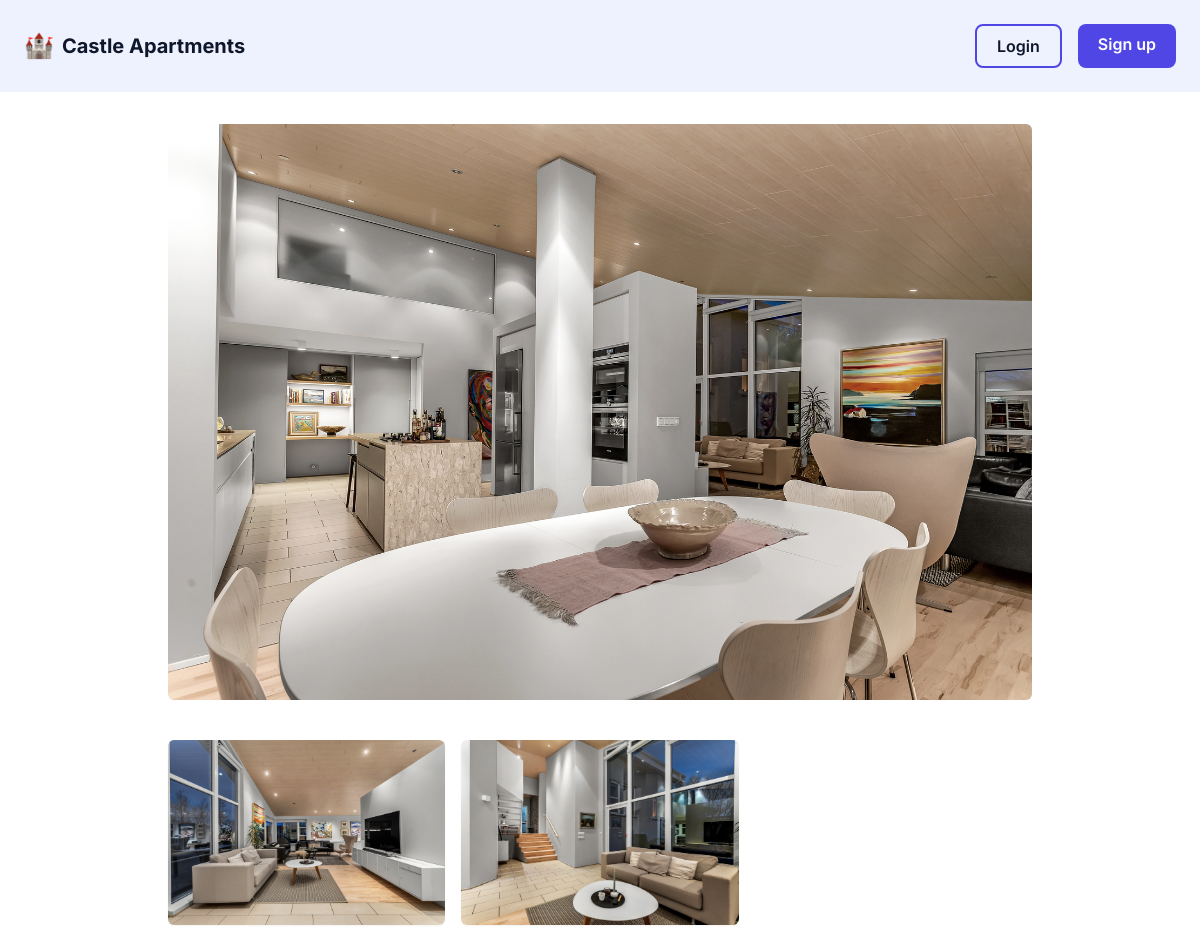
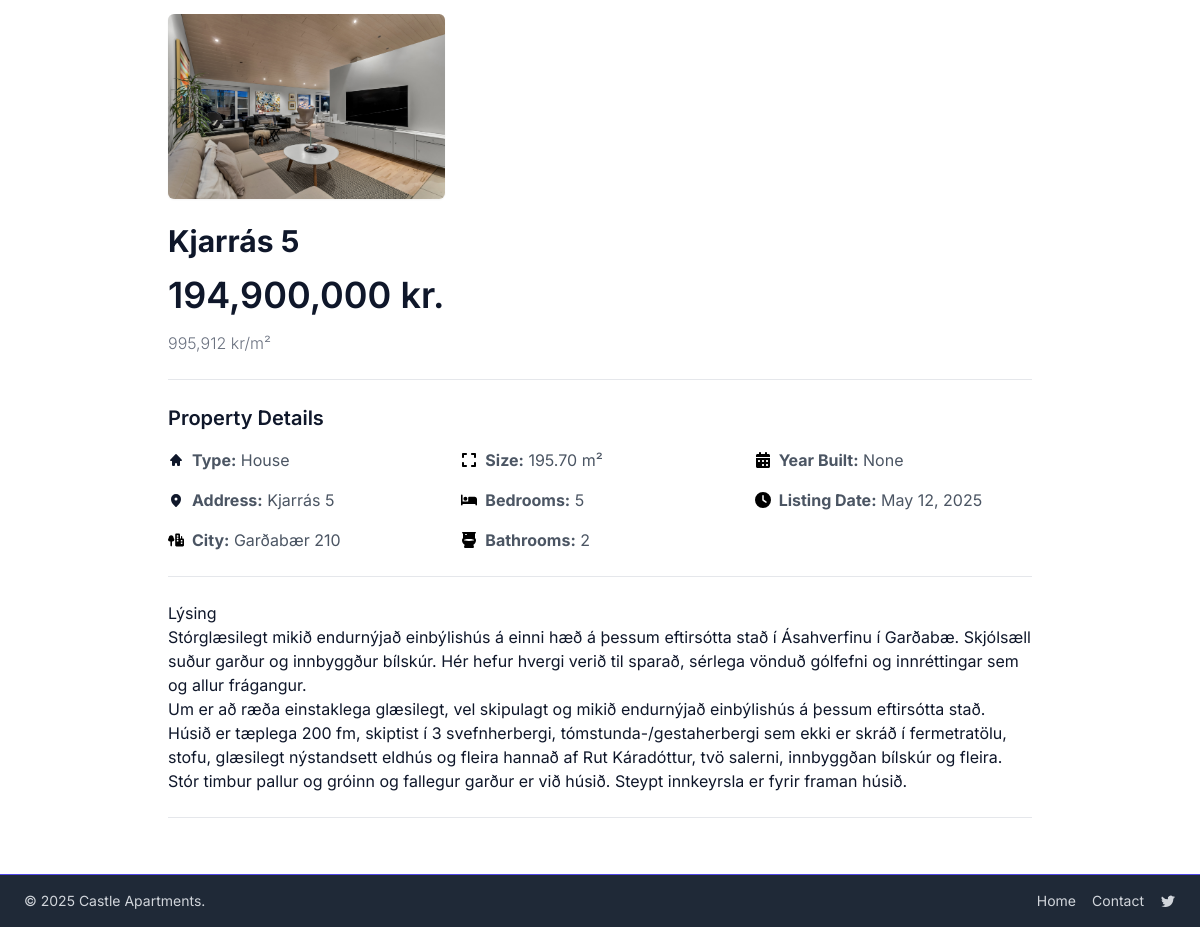
Page /property/1/ on the committed database (2 pictures, top to bottom).
### property/models.py (models this page shows, shortened)
class Property(models.Model):
    PROPERTY_TYPE_CHOICES = [
        ('apartment', 'Apartment'),
        ('house', 'House'),
        ('duplex', 'Duplex'),
        ('studio', 'Studio'),
        ('land', 'Land'),
    ]
    title = models.CharField(max_length=100)
    description = models.TextField()
    price = models.DecimalField(max_digits=12, decimal_places=2)
    address = models.CharField(max_length=100)
    city = models.CharField(max_length=100, default="")
    zip_code = models.CharField(max_length=20, default="000")
    sqft = models.DecimalField(max_digits=10, decimal_places=2)
    bedrooms = models.IntegerField()
    bathrooms = models.IntegerField()
    year_built = models.IntegerField(blank=True, null=True)
    is_published = models.BooleanField(default=True)
    is_sold = models.BooleanField(default=False)
    created_at = models.DateTimeField(auto_now_add=True)
    type = models.CharField(
        max_length=20,
        choices=PROPERTY_TYPE_CHOICES,
        default='apartment'
    )
    owner = models.ForeignKey(
        settings.AUTH_USER_MODEL,
        on_delete=models.CASCADE,
        related_name='properties',
        null=True,
        blank=True,
    )
    category = models.ForeignKey(
        Category,
        related_name="items",
        on_delete=models.SET_NULL,
        null=True,
        blank=True,
    )
    def property_main_image_path(instance, filename):
        return f"property_photos/{instance.id}/{filename}"
    main_image = models.ImageField(
        upload_to=property_main_image_path,
        blank=True,
        null=True,
    )
    class Meta:
        ordering = ["title"]

class PropertyImage(models.Model):
    property = models.ForeignKey(
        Property,
        on_delete=models.CASCADE,
        related_name="images",
    )
    image = models.ImageField(upload_to="property_photos/")
    caption = models.CharField(max_length=255, blank=True)

### property/views.py (the view)
# urls.py: path("<int:id>/", views.property_detail, name="detail"),
def property_detail(request, id):
    property_obj = get_object_or_404(Property, id=id, is_published=True)
    related_properties = Property.objects.filter(
        zip_code=property_obj.zip_code,
        is_published=True
    ).exclude(id=property_obj.id)
    return render(
        request,
        "property/detail.html",
        {
            "property": property_obj,
            "related_properties": related_properties
        }
    )

### property/templates/property/detail.html (shortened to what this page needs)
{% extends "base.html" %}
{% load humanize %}
{% block content %}
<div class="max-w-4xl mx-auto px-4 py-8">
  {% if property.main_image %}
      <div class="relative">
        <img
          src="{{ property.main_image.url }}"
          alt="Main Image"
          class="w-full rounded-md mb-6"
        />
      </div>
  {% endif %}
  {% if property.images.all %}
    <div class="grid grid-cols-2 md:grid-cols-3 gap-4 mb-6">
      {% for image in property.images.all %}
        <div>
          <img src="{{ image.image.url }}" alt="{{ image.caption }}" class="rounded-md shadow-sm" />
        </div>
      {% endfor %}
    </div>
  {% endif %}
  <h1 class="text-3xl font-bold mb-4">{{ property.title }}</h1>
  <h2 class="text-4xl font-semibold mb-4">{{ property.price|floatformat:"0"|intcomma }} kr.</h2>
  {% widthratio property.price property.sqft 1 as price_per_sqft %}
  <h3 class="text-md font-light mb-2 text-gray-500">
    {{ price_per_sqft|floatformat:"0"|intcomma }} kr/m²
  </h3>
  <hr class="my-6" />
  <div class="mb-6">
    <h2 class="text-xl font-semibold mb-4">Property Details</h2>
    <div class="grid grid-cols-3 gap-4 mb-6">
      <div class="space-y-4">
        <div class="flex items-center">
          <svg xmlns="http://www.w3.org/2000/svg" viewBox="0 0 16 16" fill="currentColor" class="size-4 mr-2">
            <path d="M8.543 2.232a.75.75 0 0 0-1.085 0l-5.25 5.5A.75.75 0 0 0 2.75 9H4v4a1 1 0 0 0 1 1h1a1 1 0 0 0 1-1v-1a1 1 0 1 1 2 0v1a1 1 0 0 0 1 1h1a1 1 0 0 0 1-1V9h1.25a.75.75 0 0 0 .543-1.268l-5.25-5.5Z" />
          </svg>
          <p class="text-gray-600"><strong>Type:</strong> {{ property.type|capfirst }}</p>
        </div>
        <div class="flex items-center">
          <p class="text-gray-600"><strong>Address:</strong> {{ property.address }}</p>
        </div>
        <div class="flex items-center">
          <p class="text-gray-600"><strong>City:</strong> {{ property.city }} {{ property.zip_code }}</p>
        </div>
      </div>
      <div class="space-y-4">
        <div class="flex items-center">
          <p class="text-gray-600"><strong>Size:</strong> {{ property.sqft }} m²</p>
        </div>
        <div class="flex items-center">
          <p class="text-gray-600"><strong>Bedrooms:</strong> {{ property.bedrooms }}</p>
        </div>
        <div class="flex items-center">
          <p class="text-gray-600"><strong>Bathrooms:</strong> {{ property.bathrooms }}</p>
        </div>
      </div>
      <div class="space-y-4">
        <div class="flex items-center">
          <p class="text-gray-600"><strong>Year Built:</strong> {{ property.year_built }}</p>
        </div>
        <div class="flex items-center">
          <svg xmlns="http://www.w3.org/2000/svg" viewBox="0 0 512 512" class="size-4 mr-2">
            <path d="M256 0a256 256 0 1 1 0 512A256 256 0 1 1 256 0zM232 120l0 136c0 8 4 15.5 10.7 20l96 64c11 7.4 25.9 4.4 33.3-6.7s4.4-25.9-6.7-33.3L280 243.2 280 120c0-13.3-10.7-24-24-24s-24 10.7-24 24z"/>
          </svg>
          <p class="text-gray-600"><strong>Listing Date:</strong> {{ property.created_at|date:"M d, Y" }}</p>
        </div>
      </div>
    </div>
    <hr class="my-6" />
    <div class="prose">
      {{ property.description|linebreaks }}
    </div>
  </div>
  <hr class="my-6" />
</div>
{% endblock %}

### rows in the picture
Property: main_image (picture), title "Kjarrás 5", price "194,900,000", type "House", address "Kjarrás 5", city "Garðabær", zip_code "210", sqft "195.70", bedrooms "5", bathrooms "2", year_built "None", created_at "May 12, 2025", description "Lýsing Stórglæsilegt mikið endurnýjað einbýlishús á einni hæð á þessum eftirsótta stað í Ásahverfinu í Garðabæ. Skjólsæll suður garður og innbyggður bílskúr. Hér hefur hvergi verið til sparað, sérlega vönduð gólfefni og innréttingar sem og allur frágangur. Um er að ræða einstaklega glæsilegt, vel skipulagt og mikið endurnýjað einbýlishús á þessum eftirsótta stað. Húsið er tæplega 200 fm, skiptist í 3 svefnherbergi, tómstunda-/gestaherbergi sem ekki er skráð í fermetratölu, stofu, glæsilegt nýstandsett eldhús og fleira hannað af Rut Káradóttur, tvö salerni, innbyggðan bílskúr og fleira. Stór timbur pallur og gróinn og fallegur garður er við húsið. Steypt innkeyrsla er fyrir framan húsið."
PropertyImage: image (picture)
PropertyImage: image (picture)
PropertyImage: image (picture)

### other values in the picture
{{ price_per_sqft|floatformat:"0"|intcomma }} "995,912"
